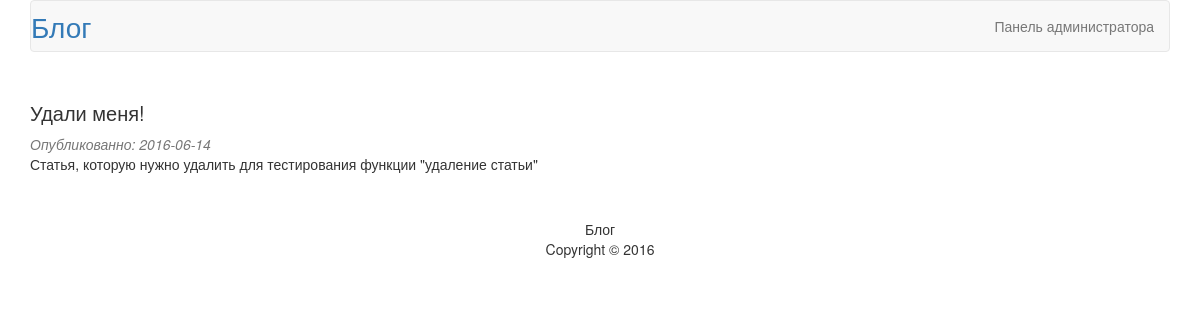
/article.php?id=7, run on the app's committed database.
### tables this page shows
CREATE TABLE `articles` (
  `id` int(11) NOT NULL,
  `title` varchar(255) NOT NULL,
  `content` text NOT NULL,
  `date` date NOT NULL
);

### article.php (called while the page is built)
<?php
    require_once("database.php");
    require_once("models/articles.php");
    $link = db_connect();
    $article = article_get($link, $_GET['id']);
    include("views/article.php");
?>

### models/articles.php (called while the page is built, shortened)
<?php
    function article_get($link, $id_article){
        $query = sprintf("SELECT * FROM articles WHERE id=%d", (int)$id_article);
        $result = mysqli_query($link, $query);
        $article = mysqli_fetch_assoc($result);
        return $article;
    }
?>

### views/article.php (the view, shortened to what this page needs)
<!DOCTYPE html>
<hmtl>
    <head>
        <link rel="stylesheet" href="style.css">
        <link rel="stylesheet" href="https://maxcdn.bootstrapcdn.com/bootstrap/3.3.6/css/bootstrap.min.css">
    </head>
    <body>
        <div class="container">
            <nav class="navbar navbar-default">
                <div class="container-fluid">
                    <div class="navbar-header">
                        <a id="blog" class="navbar-brand" href="index.php">Блог</a>
                    </div>
                    <ul class="nav navbar-nav navbar-right">
                        <li><a href="admin">Панель администратора</a></li>
                    </ul>
                </div>
            </nav>
            <div class="article">
                <h3><?=$article['title']?></h3>
                <em>Опубликованно: <?=$article['date']?></em>
                <p><?=$article['content']?></p>
            </div>
            <footer>
                <p>
                    Блог<br>Copyright &copy; 2016
                </p>
            </footer>
        </div>
    </body>
</hmtl>

### style.css (style rules this page uses)
footer { text-align: center; }
.article { margin-top: 30px; margin-bottom: 35px; overflow: hidden; }
.article em { color: rgb(119, 119, 119); }
.article h3 { font-size: 20px; }
#blog { color: rgb(51, 122, 183); font-size: 28px; padding-left: 0px; }

### data on the page
articles: title "Удали меня!", date "2016-06-14", content "Статья, которую нужно удалить для тестирования функции \"удаление статьи\""
